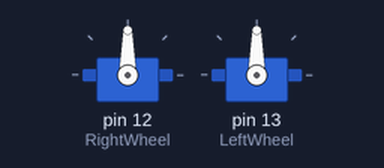
The sketch below on a simulated Arduino Uno, built with avr-gcc and run on an emulated ATmega328P. Shown: 2 × servo.

Above: at 0.05 s.
At 8.45 s:
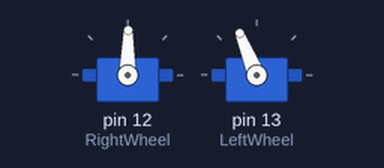
At 16.95 s:
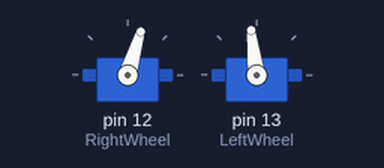
Timing chart, 0 to 27.3 s (numbered marks = the images above):
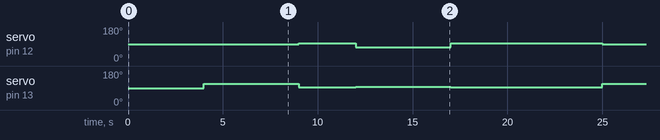

The sketch:

RotationSpeedTesting.ino
```cpp
#include <Servo.h>
Servo RightWheel;
Servo LeftWheel;
int HalfClock = 1460; //write value for half speed clockwise rotation Alt: 1450
int HalfAnti = 1540; //write value for half speed anticlockwise rotation Alt: 1550
int FullClock = 1300; //write value for full speed clockwise rotation
int FullAnti = 1700; //write value for full speed anticlockwise rotation
int Stop = 1500;

void setup() {
RightWheel.attach(12);
LeftWheel.attach(13);
}

void loop() {
delay(4000); //waits 4 seconds before motion begins
//Forward and bearing right: Right wheel clockwise 1/2x speed, left wheel anticlockwise 1x speed
RightWheel.writeMicroseconds(HalfClock);
LeftWheel.writeMicroseconds(FullAnti);
delay(5000); //for 5 seconds
RightWheel.writeMicroseconds(Stop);
LeftWheel.writeMicroseconds(Stop); //then stops
delay(3000); //waits 3 seconds between motions
//Forward bearing left: Right wheel clockwise 1x speed, left wheel anticlockwise 1/2x speed
RightWheel.writeMicroseconds(FullClock);
LeftWheel.writeMicroseconds(HalfAnti);
delay(5000); //for 5 seconds
RightWheel.writeMicroseconds(Stop);
LeftWheel.writeMicroseconds(Stop); //then stops
delay(4000); //waits 4 seconds after motion ends
}
```

Measured:
- by itself, servo on pin 12 (RightWheel): repeats every 21.0 s: 93° 3.0 s, 73° 5.0 s, 93° 8.0 s, 89° 5.0 s
- by itself, servo on pin 13 (LeftWheel): repeats every 21.0 s: 93° 3.0 s, 97° 5.0 s, 93° 8.0 s, 112° 5.0 s
